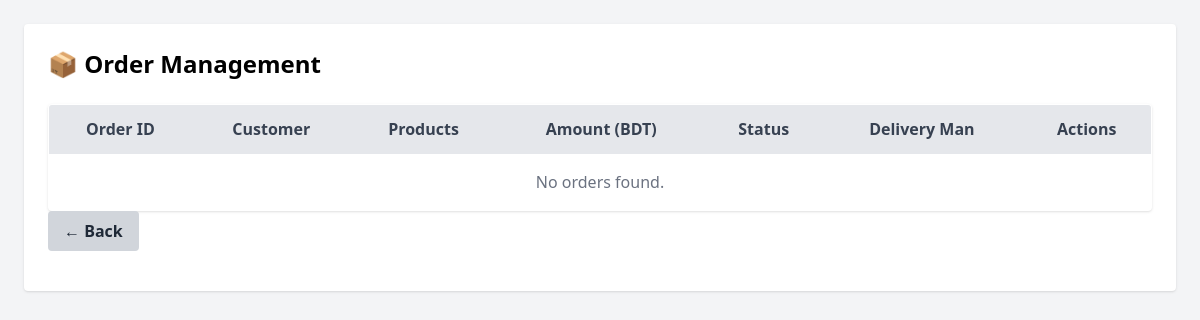
The app's page /admin/manage-orders (signed in), older data.
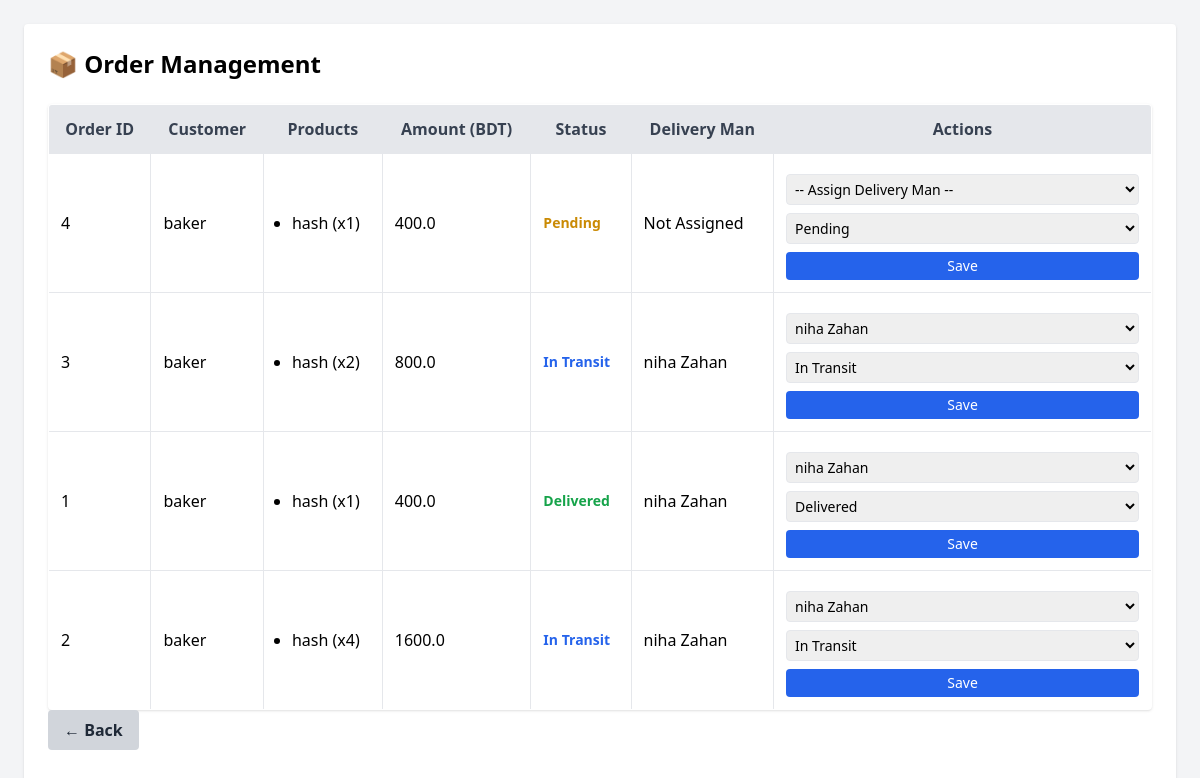
The same page, newer data.
### models.py (models this page shows, shortened)
class Order(db.Model):
    id = db.Column(db.Integer, primary_key=True)
    customer_id = db.Column(db.Integer, db.ForeignKey('user.id'))
    delivery_man_id = db.Column(db.Integer, db.ForeignKey('user.id'))
    status = db.Column(db.String(20), default='Pending')  # Pending, In Transit, Delivered, Cancelled
    total_amount = db.Column(db.Float)
    shipping_address = db.Column(db.Text)
    order_date = db.Column(db.DateTime, default=datetime.utcnow)
    delivery_date = db.Column(db.DateTime)
    priority = db.Column(db.Enum(PriorityLevel), default=PriorityLevel.medium)
    customer = db.relationship('User', foreign_keys=[customer_id], backref='customer_orders')
    delivery_man = db.relationship('User', foreign_keys=[delivery_man_id], backref='delivery_orders')
    @property
    def customer_name(self):
        return self.customer.name if self.customer else "Unknown Customer"

class User(db.Model):
    id = db.Column(db.Integer, primary_key=True)
    email = db.Column(db.String(100), unique=True, nullable=False)
    name = db.Column(db.String(100), nullable=False)
    password = db.Column(db.String(200), nullable=False)
    role = db.Column(db.String(50), nullable=False)  # admin, manager, farmer, delivery_man, customer
    phone = db.Column(db.String(20))
    address = db.Column(db.Text)
    blood_group = db.Column(db.String(5))
    image = db.Column(db.String(200))

class OrderItem(db.Model):
    id = db.Column(db.Integer, primary_key=True)
    order_id = db.Column(db.Integer, db.ForeignKey('order.id'))
    product_id = db.Column(db.Integer, db.ForeignKey('product.id'))
    quantity = db.Column(db.Integer, default=1)
    price = db.Column(db.Float)
    order = db.relationship('Order', backref='items')
    product = db.relationship('Product')

class Product(db.Model):
    id = db.Column(db.Integer, primary_key=True)
    name = db.Column(db.String(100), nullable=False)
    category = db.Column(db.String(100), nullable=False)
    quantity = db.Column(db.Integer, nullable=False)
    unit_price = db.Column(db.Float, nullable=False)
    product_description = db.Column(db.String(200), nullable=True)
    image = db.Column(db.String(100), nullable=True)  # Add this line for the image
    added_by = db.Column(db.Integer, db.ForeignKey('user.id'), nullable=False)

### app.py (the view, shortened to what this page needs)
@app.route('/admin/manage-orders', methods=['GET', 'POST'])
def manage_orders():
    if 'user_id' not in session:
        return redirect(url_for('login'))
    user = User.query.get(session['user_id'])
    if not user or user.role not in ['admin', 'manager']:
        return redirect(url_for('login'))
    orders = Order.query.order_by(Order.priority.desc(), Order.order_date.desc()).all()
    delivery_men = User.query.filter_by(role='delivery_man').all()
    return render_template('admin_manager_orders.html', user=user, orders=orders, delivery_men=delivery_men)

### templates/admin_manager_orders.html (shortened to what this page needs)
<!DOCTYPE html>
<html lang="en">
<head>
    <script src="https://cdn.tailwindcss.com"></script>
</head>
<body class="bg-gray-100 p-6">
  <div class="max-w-7xl mx-auto bg-white p-6 rounded shadow">
    <h1 class="text-2xl font-bold mb-6">📦 Order Management</h1>
    <table class="min-w-full bg-white border rounded shadow overflow-hidden">
      <thead class="bg-gray-200 text-gray-700">
        <tr>
          <th class="p-3 border">Order ID</th>
          <th class="p-3 border">Customer</th>
          <th class="p-3 border">Products</th>
          <th class="p-3 border">Amount (BDT)</th>
          <th class="p-3 border">Status</th>
          <th class="p-3 border">Delivery Man</th>
          <th class="p-3 border">Actions</th>
        </tr>
      </thead>
      <tbody>
        {% for order in orders %}
        <tr class="border-t">
          <td class="p-3 border">{{ order.id }}</td>
          <td class="p-3 border">{{ order.customer_name }}</td>
          <td class="p-3 border">
            <ul class="list-disc pl-4">
              {% for item in order.items %}
              <li>{{ item.product.name }} (x{{ item.quantity }})</li>
              {% endfor %}
            </ul>
          </td>
          <td class="p-3 border">{{ order.total_amount }}</td>
          <td class="p-3 border font-semibold text-sm">
            <span class="{% if order.status == 'Pending' %}text-yellow-600{% elif order.status == 'In Transit' %}text-blue-600{% elif order.status == 'Delivered' %}text-green-600{% endif %}">
              {{ order.status }}
            </span>
          </td>
          <td class="p-3 border">
            {{ order.delivery_man.name if order.delivery_man else "Not Assigned" }}
          </td>
          <td class="p-3 border">
            <form method="POST" class="space-y-2">
              <select name="delivery_man_id" class="border p-1 rounded w-full text-sm">
                <option value="">-- Assign Delivery Man --</option>
                {% for man in delivery_men %}
                  <option value="{{ man.id }}" {% if order.delivery_man_id == man.id %}selected{% endif %}>
                    {{ man.name }}
                  </option>
                {% endfor %}
              </select>
              <select name="status" class="border p-1 rounded w-full text-sm">
                <option value="Pending" {% if order.status == 'Pending' %}selected{% endif %}>Pending</option>
                <option value="In Transit" {% if order.status == 'In Transit' %}selected{% endif %}>In Transit</option>
                <option value="Delivered" {% if order.status == 'Delivered' %}selected{% endif %}>Delivered</option>
              </select>
              <button type="submit" class="bg-blue-600 text-white w-full py-1 rounded hover:bg-blue-700 text-sm">
                Save
              </button>
            </form>
          </td>
        </tr>
        {% else %}
        <tr>
          <td colspan="7" class="p-4 text-center text-gray-500">No orders found.</td>
        </tr>
        {% endfor %}
      </tbody>
    </table>
    <div class="mb-4">
      <a href="{% if user.role == 'admin' %}{{ url_for('admin_panel') }}{% elif user.role == 'manager' %}{{ url_for('manager_dashboard') }}{% else %}{{ url_for('customer_dashboard') }}{% endif %}"
        class="inline-block bg-gray-300 hover:bg-gray-400 text-gray-800 font-semibold py-2 px-4 rounded">
        ← Back
      </a>
    </div>
  </div>
</body>
</html>

Row changes from the older to the newer data that the page shows:
added Order: id "4", customer_name "baker", total_amount "400.0", status "Pending", delivery_man "Not Assigned"
added OrderItem: product.name "hash", quantity "1", shown under "4"
added Order: id "3", customer_name "baker", total_amount "800.0", status "In Transit", delivery_man "niha Zahan", delivery_man_id "niha Zahan"
added OrderItem: product.name "hash", quantity "2", shown under "3"
added Order: id "1", customer_name "baker", total_amount "400.0", status "Delivered", delivery_man "niha Zahan", delivery_man_id "niha Zahan"
added OrderItem: product.name "hash", quantity "1"
added Order: id "2", customer_name "baker", total_amount "1600.0", status "In Transit", delivery_man "niha Zahan", delivery_man_id "niha Zahan"
added OrderItem: product.name "hash", quantity "4", shown under "2"
Text that changed along with them:
text no longer shown: "No orders found."
